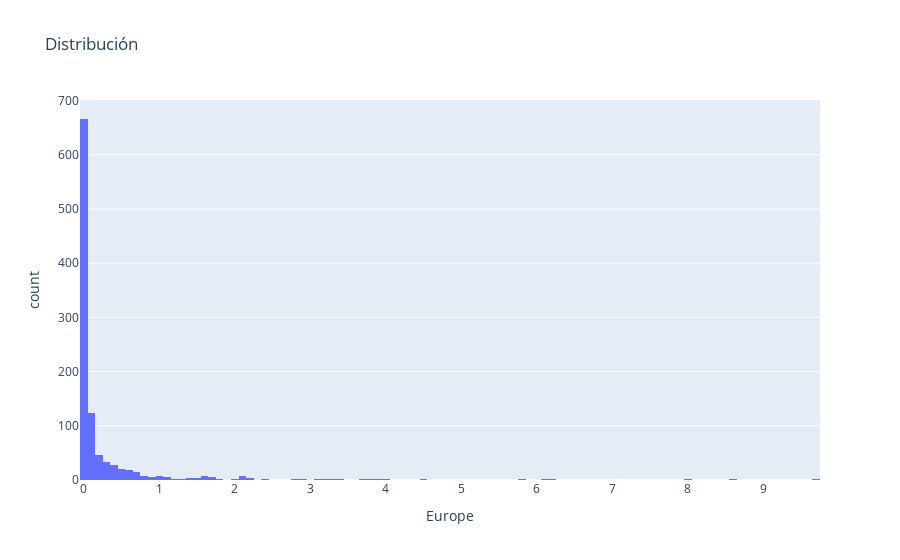

Notebook code for this chart:
### Markdown cell above
* Europe

Esta variable de entrada nos va a mostrar la cantidad de ventas de los videojuegos en esta region y cual de estos se vendio mas y cual menos.

### Code cell
px.histogram(dataset, x='Europe', title = 'Distribución')

### Figure 1 — Plotly figure (JSON) as saved in the notebook; plotly's stock layout.template omitted (floating-point values rounded to 4 significant figures; data arrays with more than 128 entries replaced by an {"elided": "..."} marker saying what was removed)
{"data": [{"alignmentgroup": "True", "bingroup": "x", "hovertemplate": "Europe=%{x}<br>count=%{y}<extra></extra>", "legendgroup": "", "marker": {"color": "#636efa", "pattern": {"shape": ""}}, "name": "", "offsetgroup": "", "orientation": "v", "showlegend": false, "type": "histogram", "x": {"elided": "1034 float values"}, "xaxis": "x", "yaxis": "y"}], "layout": {"barmode": "relative", "legend": {"tracegroupgap": 0}, "title": {"text": "Distribución"}, "xaxis": {"anchor": "y", "domain": [0, 1], "title": {"text": "Europe"}}, "yaxis": {"anchor": "x", "domain": [0, 1], "title": {"text": "count"}}}}
